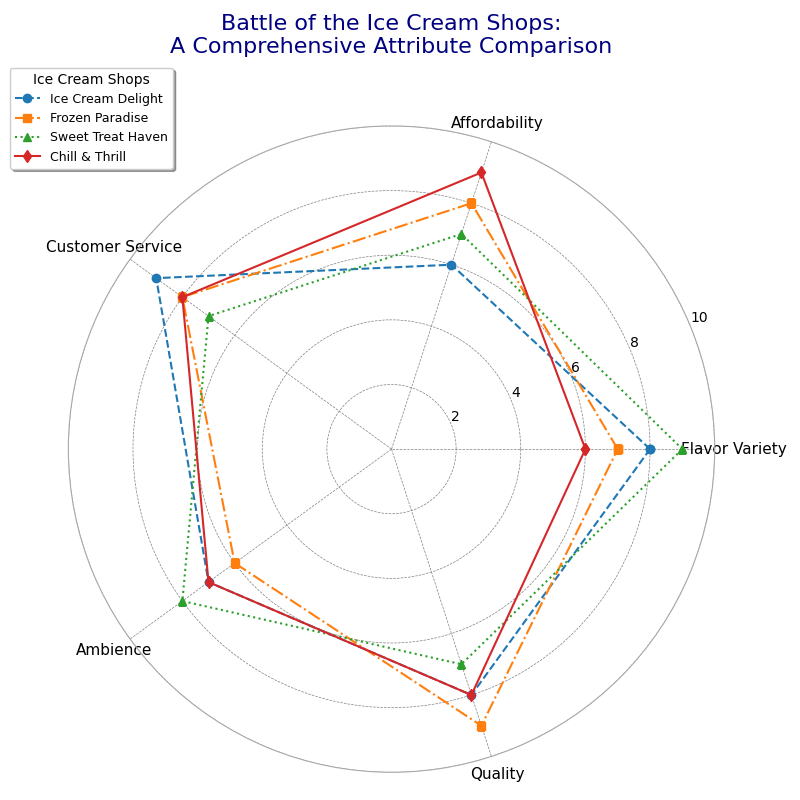

Python code for this plot:
import numpy as np
import matplotlib.pyplot as plt
from math import pi

categories = ['Flavor Variety', 'Affordability', 'Customer Service', 'Ambience', 'Quality']
N = len(categories)

shopA_scores = [8, 6, 9, 7, 8]
shopB_scores = [7, 8, 8, 6, 9]
shopC_scores = [9, 7, 7, 8, 7]
shopD_scores = [6, 9, 8, 7, 8]

angles = np.linspace(0, 2 * pi, N, endpoint=False).tolist()
angles += angles[:1]

shopA_scores += shopA_scores[:1]
shopB_scores += shopB_scores[:1]
shopC_scores += shopC_scores[:1]
shopD_scores += shopD_scores[:1]

fig, ax = plt.subplots(figsize=(8, 8), subplot_kw=dict(polar=True))

# Plot each shop with varied marker types and line styles
ax.plot(angles, shopA_scores, 'o--', color='#1f77b4', linewidth=1.5, label='Ice Cream Delight')
ax.plot(angles, shopB_scores, 's-.', color='#ff7f0e', linewidth=1.5, label='Frozen Paradise')
ax.plot(angles, shopC_scores, '^:', color='#2ca02c', linewidth=1.5, label='Sweet Treat Haven')
ax.plot(angles, shopD_scores, 'd-', color='#d62728', linewidth=1.5, label='Chill & Thrill')

plt.xticks(angles[:-1], categories, color='black', size=11)
ax.set_ylim(0, 10)

# Add grid and border styles
ax.grid(color='gray', linestyle='--', linewidth=0.5)
ax.spines['polar'].set_visible(True)
ax.spines['polar'].set_color('darkgrey')

plt.title("Battle of the Ice Cream Shops:\nA Comprehensive Attribute Comparison", size=16, color='navy', y=1.1)
plt.legend(loc='upper left', bbox_to_anchor=(-0.1, 1.1), fontsize=9, frameon=True, shadow=True, title="Ice Cream Shops")
plt.tight_layout()
plt.show()
